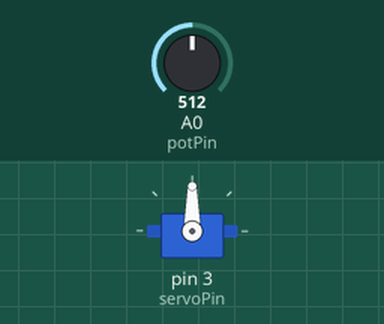
Bench run of a sketch on a simulated Arduino Uno, built with avr-gcc and run on an emulated ATmega328P. Parts: servo. The inputs (shaded band) are chosen by the test bench; at power-on: A0 (potPin) = 512.

Above: at 1.2 s.
1.3 s: A0 (potPin) set to 716
At 1.8 s:
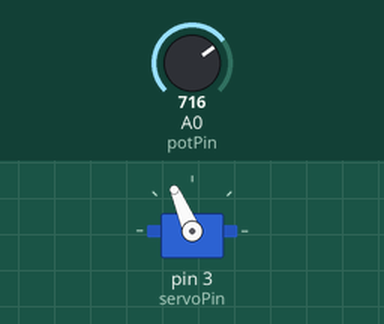
2.8 s: A0 (potPin) set to 900
At 4.0 s:
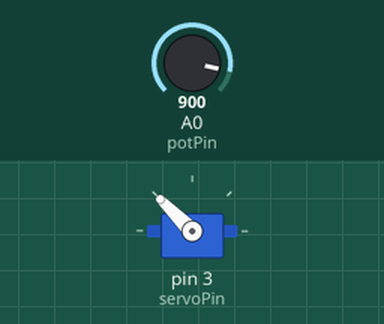
4.3 s: A0 (potPin) set to 1023
At 5.5 s:
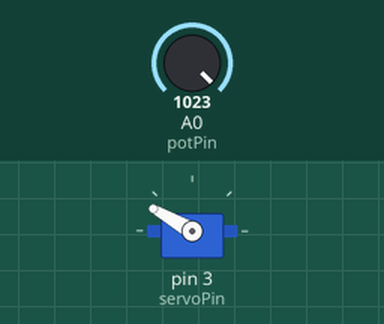
5.8 s: A0 (potPin) set to 306
At 6.8 s:
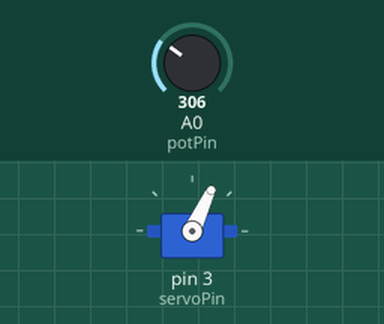
7.3 s: A0 (potPin) set to 122
At 8.1 s:
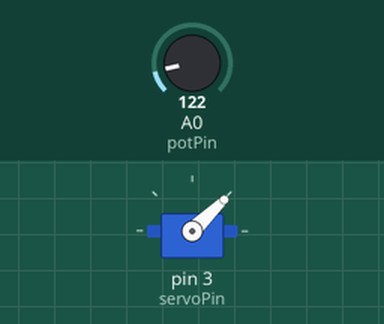
Timing chart, 0 to 9.8 s (numbered marks = the images above; inputs shaded):
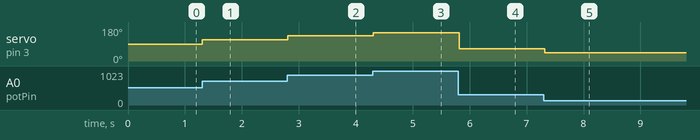

Measured:
- after the input at 1.3 s, servo on pin 3 (servoPin): 90° → 113° at once
- after the input at 2.8 s, servo on pin 3 (servoPin): 113° → 135° at once
- after the input at 4.3 s, servo on pin 3 (servoPin): 135° → 150° at once
- after the input at 5.8 s, servo on pin 3 (servoPin): 150° → 65° at once
- after the input at 7.3 s, servo on pin 3 (servoPin): 65° → 44° at once

The sketch:

06_01_Servo.ino
```cpp
#include<Servo.h>  //导入舵机库

Servo myServo;  //定义舵机对象实例

const int servoPin=3; //舵机连接D3引脚
const int potPin=A0;  //电位器连接A0引脚

void setup() {
  myServo.attach(servoPin); //指定舵机的控制引脚为D3
}

void loop() {
  int val = analogRead(potPin);   //读取电位器的值
  val = map(val, 0, 1023, 30, 150);  //点电位器的值从0~1023映射到30~150度
  myServo.write(val);   //转动舵机到制定角度
  delay(100);     //延时
}
```
